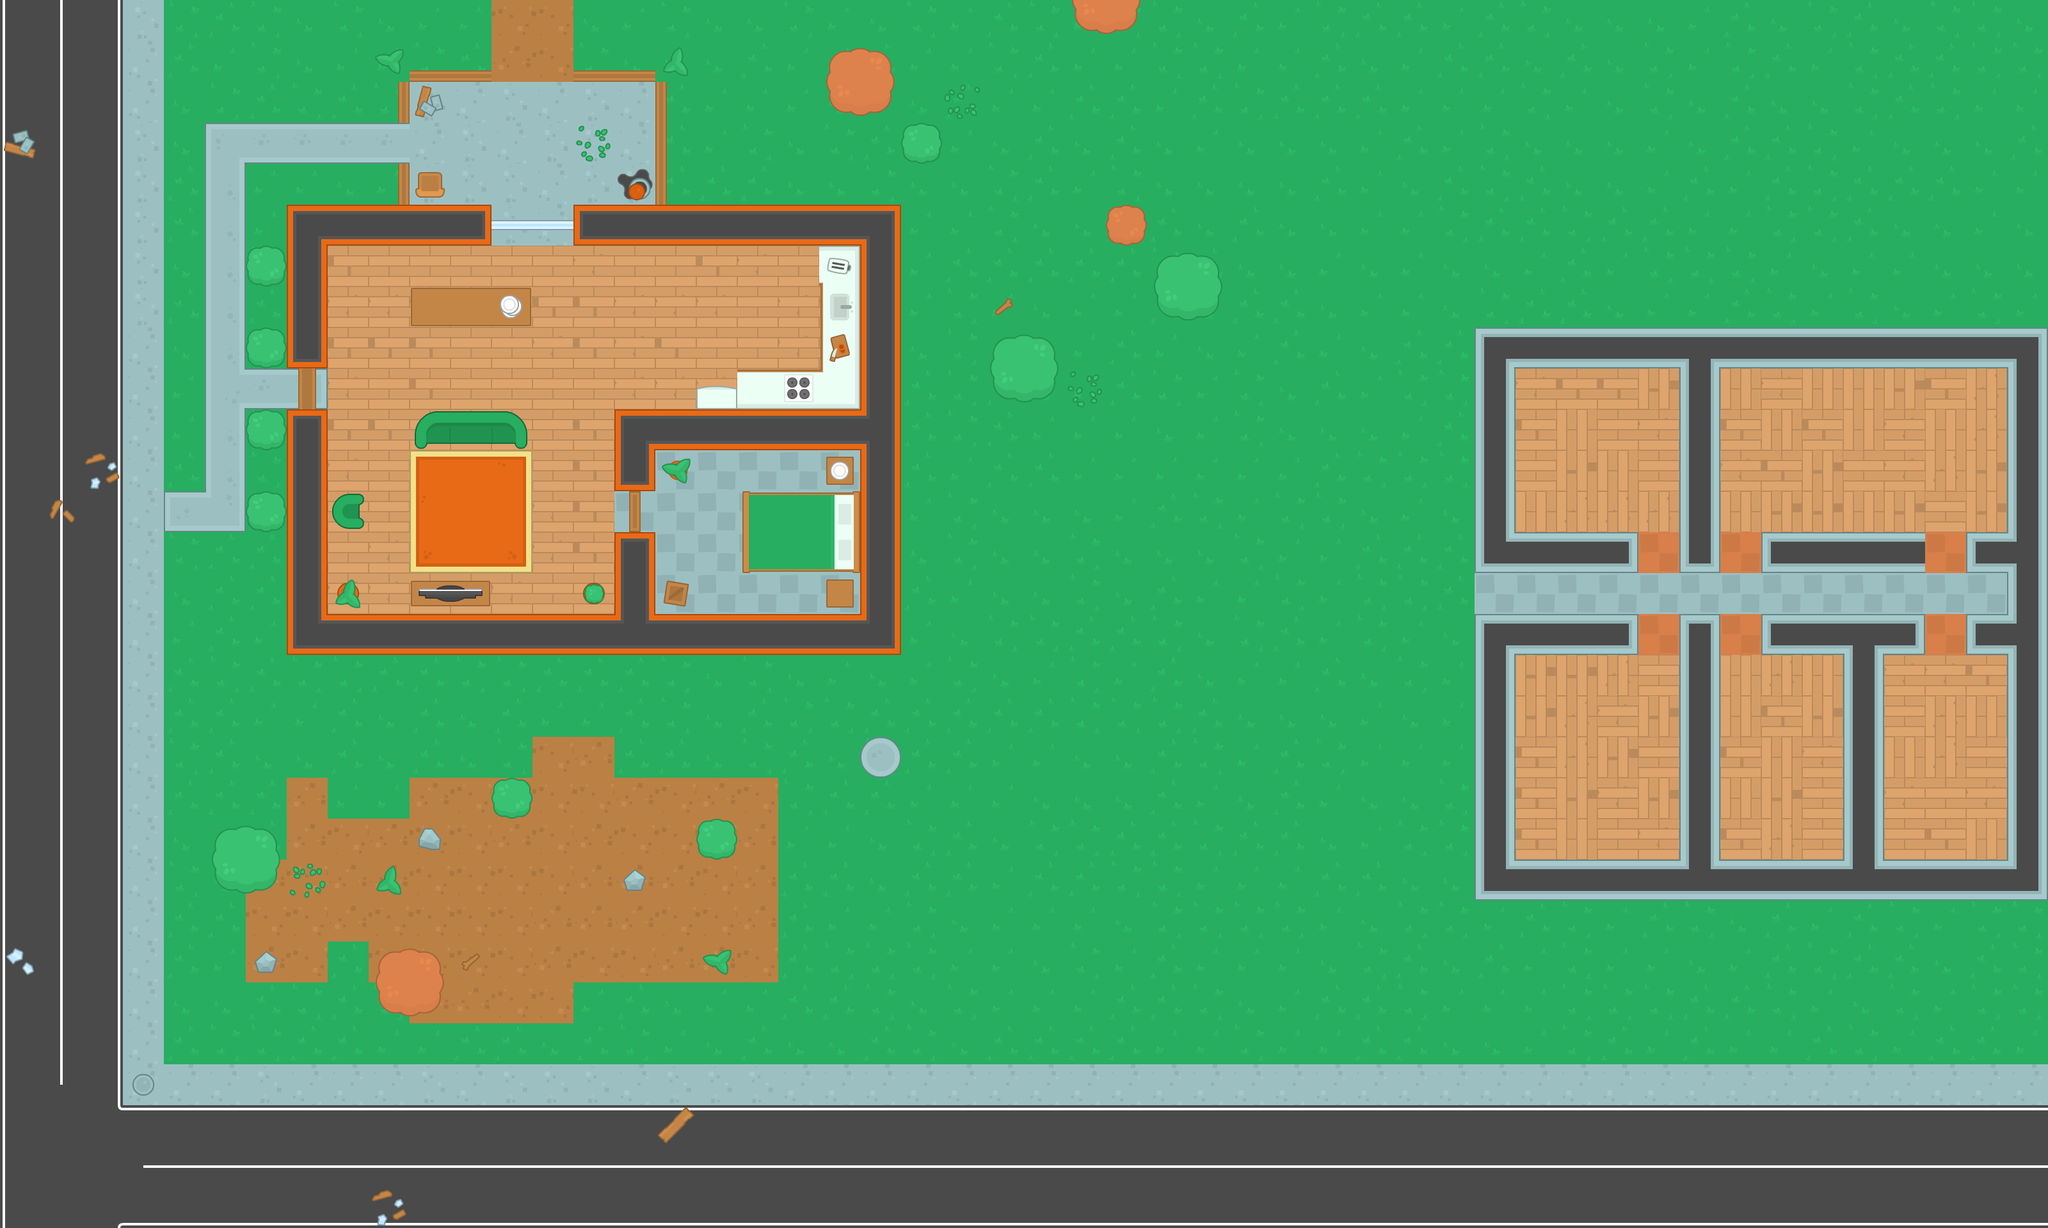

The image is a tile-based game level rendered from a .tmx file. Its description and source (layers, tilesets, objects; grid data summarised) follow:
An orthogonal 50x30 tile map with 64x64 px tiles, 4 tile layers (ground, walls, items, decorations) and 102 objects (62x wall, 33x zombie, 5x health, player, shotgun).

<map version="1.5" tiledversion="1.6.0" orientation="orthogonal" renderorder="right-down" width="50" height="30" tilewidth="64" tileheight="64" infinite="0" nextlayerid="6" nextobjectid="197">
 <tileset firstgid="1" name="spritesheet_tiles" tilewidth="64" tileheight="64" tilecount="540" columns="27">
  <image source="../img/tilesheet_complete.png" width="1728" height="1280" />
 </tileset>
 <layer id="1" name="ground" width="50" height="30">
  <data>[1500 cells, 1500 non-empty, 44 distinct tile ids]</data>
 </layer>
 <objectgroup id="5" name="Obstacles">
  <object id="87" name="wall" x="448" y="320" width="318.667" height="64" />
  <object id="88" name="player" x="336" y="208" width="32" height="32" />
  <object id="89" name="wall" x="448" y="384" width="64" height="192" />
  <object id="90" name="wall" x="448" y="640" width="64" height="320" />
  <object id="91" name="wall" x="448" y="960" width="960" height="64" />
  <object id="92" name="wall" x="1344" y="384" width="64" height="576" />
  <object id="94" name="wall" x="896" y="320" width="512" height="61.3333" />
  <object id="95" name="wall" x="1280" y="384" width="62.667" height="192" />
  <object id="96" name="wall" x="1152" y="576" width="192" height="64" />
  <object id="97" name="wall" x="1088" y="608" width="62.667" height="32" />
  <object id="98" name="wall" x="1024" y="640" width="320" height="64" />
  <object id="99" name="wall" x="960" y="640" width="64" height="128" />
  <object id="100" name="wall" x="960" y="832" width="64" height="128" />
  <object id="101" name="wall" x="656" y="640" width="160" height="48" />
  <object id="102" name="wall" x="528" y="784" width="32" height="32" />
  <object id="104" name="wall" x="528" y="912" width="32" height="32" />
  <object id="105" name="wall" x="912" y="912" width="32" height="32" />
  <object id="107" name="wall" x="1040" y="912" width="32" height="32" />
  <object id="108" name="wall" x="1296" y="912" width="32" height="32" />
  <object id="109" name="wall" x="1296" y="720" width="32" height="32" />
  <object id="110" name="wall" x="1040" y="720" width="32" height="32" />
  <object id="111" name="wall" x="1168" y="768" width="176" height="128" />
  <object id="112" name="wall" x="640" y="448" width="192" height="64" />
  <object id="113" name="wall" x="640" y="912" width="128" height="32" />
  <object id="114" name="wall" x="400" y="400" width="32" height="32" />
  <object id="115" name="wall" x="400" y="656" width="32" height="32" />
  <object id="116" name="wall" x="400" y="784" width="32" height="32" />
  <object id="117" name="wall" x="352" y="1312" width="64" height="64" />
  <object id="118" name="wall" x="592" y="1360" width="32" height="32" />
  <object id="119" name="wall" x="608" y="1504" width="64" height="64" />
  <object id="120" name="wall" x="784" y="1232" width="32" height="32" />
  <object id="121" name="wall" x="1104" y="1296" width="32" height="32" />
  <object id="122" name="wall" x="1104" y="1488" width="32" height="32" />
  <object id="123" name="wall" x="1360" y="1168" width="32" height="32" />
  <object id="124" name="wall" x="1568" y="544" width="64" height="64" />
  <object id="125" name="wall" x="1824" y="416" width="64" height="64" />
  <object id="126" name="wall" x="1744" y="336" width="32" height="32" />
  <object id="127" name="wall" x="1424" y="208" width="32" height="32" />
  <object id="128" name="wall" x="1312" y="96" width="64" height="64" />
  <object id="129" name="wall" x="1696" y="0" width="64" height="32" />
  <object id="130" name="wall" x="1040" y="80" width="32" height="32" />
  <object id="131" name="wall" x="592" y="80" width="32" height="32" />
  <object id="132" name="wall" x="656" y="272" width="32" height="32" />
  <object id="133" name="wall" x="976" y="272" width="32" height="32" />
  <object id="134" name="wall" x="2304" y="512" width="896" height="64" />
  <object id="135" name="wall" x="2624" y="576" width="64" height="320" />
  <object id="136" name="wall" x="2624" y="960" width="64" height="384" />
  <object id="137" name="wall" x="2880" y="1024" width="64" height="320" />
  <object id="138" name="wall" x="3136" y="576" width="64" height="768" />
  <object id="139" name="wall" x="2304" y="576" width="64" height="256" />
  <object id="140" name="wall" x="2304" y="1024" width="64" height="320" />
  <object id="141" name="wall" x="2304" y="960" width="256" height="64" />
  <object id="142" name="wall" x="2304" y="1344" width="896" height="64" />
  <object id="143" name="wall" x="2752" y="960" width="256" height="64" />
  <object id="144" name="wall" x="2752" y="832" width="256" height="64" />
  <object id="145" name="wall" x="3072" y="832" width="64" height="64" />
  <object id="146" name="wall" x="2304" y="832" width="256" height="64" />
  <object id="147" name="zombie" x="800" y="224" width="32" height="32" />
  <object id="148" name="zombie" x="1184" y="528" width="32" height="32" />
  <object id="149" name="zombie" x="1168" y="720" width="32" height="32" />
  <object id="150" name="zombie" x="1232" y="912" width="32" height="32" />
  <object id="151" name="zombie" x="720" y="720" width="32" height="32" />
  <object id="152" name="zombie" x="896" y="1808" width="32" height="32" />
  <object id="153" name="zombie" x="2016" y="1840" width="32" height="32" />
  <object id="154" name="zombie" x="2448" y="1808" width="32" height="32" />
  <object id="155" name="zombie" x="1376" y="1824" width="32" height="32" />
  <object id="156" name="zombie" x="1984" y="1136" width="32" height="32" />
  <object id="157" name="zombie" x="2448" y="1232" width="32" height="32" />
  <object id="158" name="zombie" x="2816" y="1280" width="32" height="32" />
  <object id="159" name="zombie" x="3008" y="1216" width="32" height="32" />
  <object id="160" name="zombie" x="2992" y="656" width="32" height="32" />
  <object id="161" name="zombie" x="2800" y="688" width="32" height="32" />
  <object id="162" name="zombie" x="2448" y="672" width="32" height="32" />
  <object id="163" name="zombie" x="2752" y="176" width="32" height="32" />
  <object id="164" name="zombie" x="1936" y="656" width="32" height="32" />
  <object id="165" name="zombie" x="1952" y="208" width="32" height="32" />
  <object id="168" name="wall" x="400" y="528" width="32" height="32" />
  <object id="172" name="wall" x="0" y="0" width="3200" height="16" />
  <object id="173" name="wall" x="0" y="16" width="16" height="1888" />
  <object id="174" name="wall" x="0" y="1904" width="3200" height="16" />
  <object id="175" name="wall" x="3184" y="16" width="16" height="496" />
  <object id="176" name="wall" x="3184" y="1408" width="16" height="496" />
  <object id="177" name="health" x="336" y="1552" width="32" height="32" />
  <object id="178" name="shotgun" x="1040" y="464" width="32" height="32" />
  <object id="179" name="zombie" x="1760" y="960" width="32" height="32" />
  <object id="180" name="zombie" x="1680" y="1456" width="32" height="32" />
  <object id="181" name="zombie" x="2112" y="1328" width="32" height="32" />
  <object id="182" name="zombie" x="752" y="1424" width="32" height="32" />
  <object id="183" name="zombie" x="960" y="1200" width="32" height="32" />
  <object id="184" name="zombie" x="2240" y="528" width="32" height="32" />
  <object id="185" name="zombie" x="2064" y="944" width="32" height="32" />
  <object id="186" name="zombie" x="2768" y="1520" width="32" height="32" />
  </objectgroup>
 <layer id="2" name="walls" width="50" height="30">
  <data>[1500 cells, 150 non-empty, 24 distinct tile ids]</data>
 </layer>
 <layer id="3" name="items" width="50" height="30">
  <data>[1500 cells, 65 non-empty, 38 distinct tile ids]</data>
 </layer>
 <layer id="4" name="decorations" width="50" height="30">
  <data>[1500 cells, 25 non-empty, 18 distinct tile ids]</data>
 </layer>
</map>
<!-- 10 of 102 objects omitted -->
